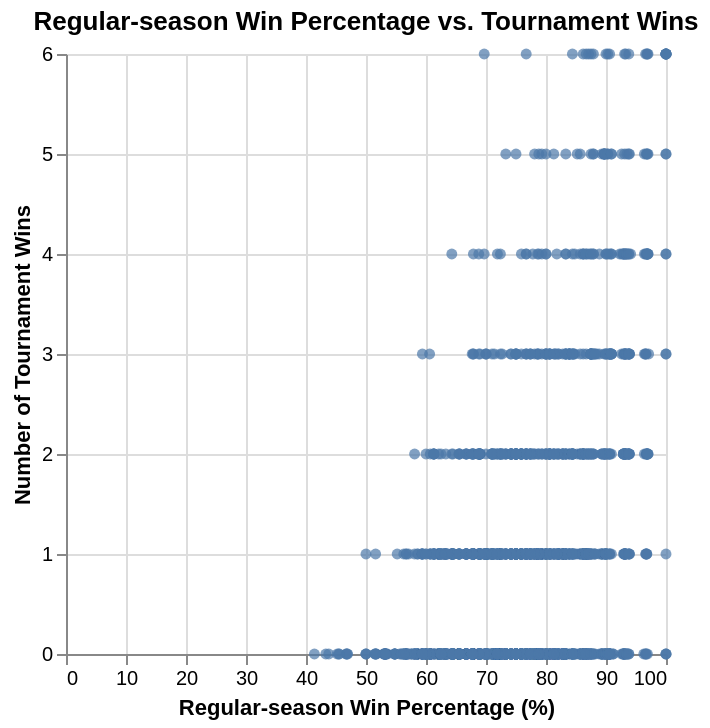

The cell this chart's notebook holds for it:
### Markdown cell above
Visualization 1: This scatter plot shows the relationship between a team's regular season win percentage and its number of tournament wins. It is relevant to the research question because it allows us to examine whether teams with higher regular season win percentages tend to win more tournament games. The overall pattern can help us assess whether regular season performance may be useful for predicting tournament success.

### Code cell
# Create a scatter plot showing the relationship between regular-season win percentage and tournament wins
scatter_plot = alt.Chart(predict_data).mark_circle().encode(
    x=alt.X("reg_wins_pct")
        .title("Regular-season Win Percentage (%)"),
    y=alt.Y("tourney_wins")
        .title("Number of Tournament Wins")
).properties(
    title="Regular-season Win Percentage vs. Tournament Wins"
)
scatter_plot

### Figure 1 — Vega-Lite specification as saved in the notebook (floating-point values rounded to 4 significant figures; data arrays with more than 128 entries replaced by an {"elided": "..."} marker saying what was removed)
{"config": {"view": {"continuousWidth": 300, "continuousHeight": 300}}, "data": {"name": "data-e32d0a27e225d41f4f16789e0f7260e4"}, "mark": {"type": "circle"}, "encoding": {"x": {"field": "reg_wins_pct", "title": "Regular-season Win Percentage (%)", "type": "quantitative"}, "y": {"field": "tourney_wins", "title": "Number of Tournament Wins", "type": "quantitative"}}, "title": "Regular-season Win Percentage vs. Tournament Wins", "$schema": "https://vega.github.io/schema/vega-lite/v5.20.1.json", "datasets": {"data-e32d0a27e225d41f4f16789e0f7260e4": {"elided": "2092 records"}}}
